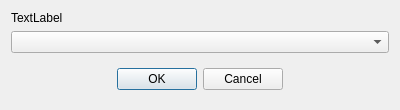
<?xml version="1.0" encoding="UTF-8"?>
<ui version="4.0">
 <class>DlgSimpleSelect</class>
 <widget class="QDialog" name="DlgSimpleSelect">
  <property name="geometry">
   <rect>
    <x>0</x>
    <y>0</y>
    <width>400</width>
    <height>108</height>
   </rect>
  </property>
  <property name="windowTitle">
   <string/>
  </property>
  <layout class="QHBoxLayout" name="horizontalLayout">
   <item>
    <layout class="QGridLayout" name="gridLayout">
     <item row="3" column="0" colspan="2">
      <widget class="QWidget" name="widget" native="true">
       <layout class="QHBoxLayout" name="horizontalLayout_2">
        <item>
         <spacer name="horizontalSpacer">
          <property name="orientation">
           <enum>Qt::Horizontal</enum>
          </property>
          <property name="sizeHint" stdset="0">
           <size>
            <width>40</width>
            <height>20</height>
           </size>
          </property>
         </spacer>
        </item>
        <item>
         <widget class="QPushButton" name="btnOk">
          <property name="text">
           <string>OK</string>
          </property>
         </widget>
        </item>
        <item>
         <widget class="QPushButton" name="btnCancel">
          <property name="text">
           <string>Cancel</string>
          </property>
         </widget>
        </item>
        <item>
         <spacer name="horizontalSpacer_2">
          <property name="orientation">
           <enum>Qt::Horizontal</enum>
          </property>
          <property name="sizeHint" stdset="0">
           <size>
            <width>40</width>
            <height>20</height>
           </size>
          </property>
         </spacer>
        </item>
       </layout>
      </widget>
     </item>
     <item row="1" column="0">
      <widget class="QLabel" name="lbCaption">
       <property name="text">
        <string>TextLabel</string>
       </property>
      </widget>
     </item>
     <item row="2" column="0" colspan="2">
      <widget class="QComboBox" name="cbData"/>
     </item>
    </layout>
   </item>
  </layout>
 </widget>
 <resources/>
 <connections/>
</ui>
